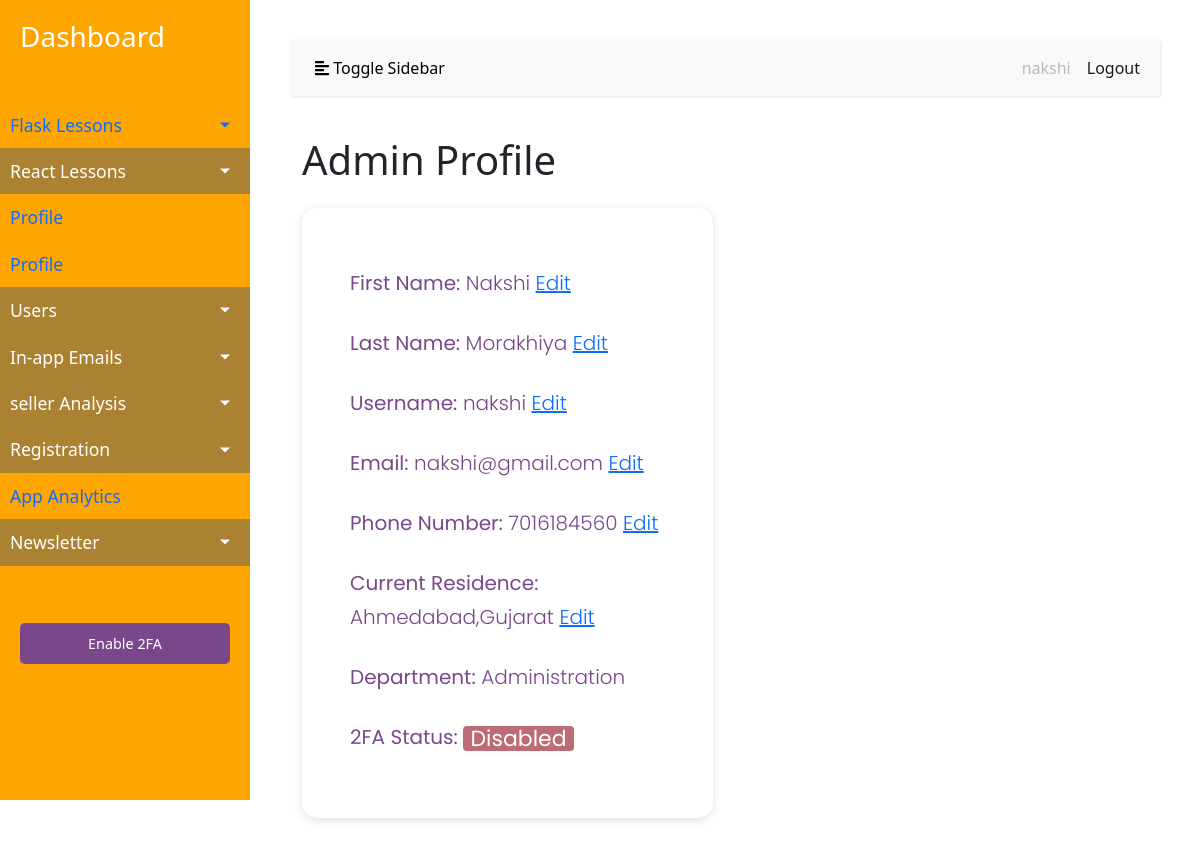
Screenshot of /admin/profile (signed in) with the database file from the repository.
### app/models.py (models this page shows, shortened)
class User(db.Model, UserMixin):
    __tablename__ = "user"
    id = db.Column(db.Integer, primary_key=True)
    first_name = db.Column(db.String(64), index=True, default="First Name", nullable=False)
    last_name = db.Column(db.String(64), index=True, default="Last Name", nullable=False)
    username = db.Column(db.String(64), index=True, unique=True, nullable=False)
    email = db.Column(db.String(128), index=True, unique=True, nullable=False)
    password_hash = db.Column(db.String(128))
    confirm_password = db.Column(db.String(128))
    phone_number = db.Column(db.String(20), default="7016184560", nullable=False)
    verification_phone = db.Column(db.String(20))
    active = db.Column(db.Boolean, nullable=False, default=True)
    delete_account = db.Column(db.Boolean, default=False)
    registered_at = db.Column(db.DateTime, default=datetime.utcnow, nullable=False)
    emails = db.relationship("Email", backref="author", lazy="dynamic")
    type = db.Column(db.String(64))
    __mapper_args__ = {"polymorphic_identity": "user", "polymorphic_on": "type"}
    def two_factor_enabled(self):
        return self.verification_phone is not None
    @property
    def is_active(self):
        return self.active

class Admin(User):
    __tablename__ = "admin"
    id = db.Column(
        db.Integer, db.ForeignKey("user.id", ondelete="CASCADE"), primary_key=True
    )
    current_residence = db.Column(db.String(64), default="Ahmedabad, Gujarat")
    department = db.Column(db.String(64), default="Administration")
    __mapper_args__ = {"polymorphic_identity": "admin", "polymorphic_load": "inline"}

### app/routes.py (the view)
@app.route("/admin/profile")
@login_required
def admin_profile():
    return render_template("admin/profile.html", title="Admin Profile")

### app/models.py (called while the page is built)
@login.user_loader
def load_user(id):
    return User.query.get(int(id))

### app/templates/admin/profile.html (shortened to what this page needs)
{% extends 'base.html' %}
{% block current_user_content %}
    <div class="container-fluid content">
        <h1 class="mb-4">{{ title }}</h1>
        <div class="row">
            <div class="col-sm-12 col-lg-6">
              <div class="bg-white rounded-lg users p-5">
                <p>
                    <strong>First Name:</strong> {{ current_user.first_name }}
                    <a href="#">Edit</a>
                </p>
                <p>
                    <strong>Last Name:</strong> {{ current_user.last_name }}
                    <a href="#">Edit</a>
                </p>
                <p>
                    <strong>Username:</strong> {{ current_user.username }}
                    <a href="#">Edit</a>
                </p>
                <p>
                    <strong>Email:</strong> {{ current_user.email }}
                    <a href="#">Edit</a>
                </p>
                <p>
                    <strong>Phone Number:</strong> {{ current_user.phone_number }}
                    <a href="#">Edit</a>
                </p>
                <p>
                    <strong>Current Residence:</strong> {{ current_user.current_residence }}
                    <a href="#">Edit</a>
                </p>
                <p>
                    <strong>Department:</strong> {{ current_user.department }}
                </p>
                {% if current_user.two_factor_enabled() %}
                    <p><strong>2FA Status: </strong><span class="label label-info">Enabled</span></p>
                {% else %}
                    <p><strong>2FA Status: </strong><span class="label label-danger">Disabled</span></p>
                {% endif %}
            </div>
          </div>
    </div>
{% endblock %}

### app/templates/base.html (shortened to what this page needs)
<!DOCTYPE html>
<html>
<head>
  <link rel="stylesheet" href="https://cdnjs.cloudflare.com/ajax/libs/intl-tel-input/16.0.4/css/intlTelInput.css">
  <link rel="stylesheet" type="text/css" href="https://cdn.datatables.net/1.10.25/css/dataTables.bootstrap5.css">
  {% if current_user.is_authenticated %}
  <link rel="stylesheet" type="text/css" href="{{ url_for('static', filename='css/custom_current_user.css') }}"
    alt="52 Not available at this momoent">
  <link rel="stylesheet" href="https://stackpath.bootstrapcdn.com/bootstrap/4.1.0/css/bootstrap.min.css"
>
  <link href="https://cdn.jsdelivr.net/npm/bootstrap@5.3.2/dist/css/bootstrap.min.css" rel="stylesheet"
>
  <link rel="stylesheet"
    href="https://cdnjs.cloudflare.com/ajax/libs/malihu-custom-scrollbar-plugin/3.1.5/jquery.mCustomScrollbar.min.css">
  {% endif %}
</head>
<body>
    {% if current_user.is_authenticated %}
    {% if current_user.is_active %}
    <div class="wrapper">
      <nav id="sidebar">
        <div class="sidebar-header">
          <h3>Dashboard</h3>
        </div>
        <ul class="list-unstyled components">
          {% if current_user.type != 'buyer' %}
          {% if current_user.type != "seller" %}
          <li>
            <a href="#pySubmenu" data-toggle="collapse" aria-expanded="false" class="dropdown-toggle">Flask Lessons</a>
          </li>
          <li class="active">
            <a href="#jsSubmenu" data-toggle="collapse" aria-expanded="false" class="dropdown-toggle">React Lessons</a>
          </li>
          {% endif %}
          {% endif %}
          {% if current_user.type == 'admin' %}
          <li>
            <a href=" {{ url_for('dashboard') }} " alt="397 Not available at this momement">Profile</a>
          </li>
          {% endif %}
          {% if current_user.type == 'admin' %}
          <li>
            <a href=" {{ url_for('admin_profile') }} " alt="397 Not available at this momement">Profile</a>
          </li>
          {% endif %}
          {% if current_user.type != 'seller' and current_user.type != 'buyer' %}
          <li class="active">
            <a href="#usersSubmenu" data-toggle="collapse" aria-expanded="false" class="dropdown-toggle">Users</a>
          </li>
          <li class="active">
            <a href="#allEmailsSubmenu" data-toggle="collapse" aria-expanded="false" class="dropdown-toggle">In-app
              Emails</a>
          </li>
          <li class="active">
            <a href="#sellerAnalysisSubmenu" data-toggle="collapse" aria-expanded="false" class="dropdown-toggle">seller
              Analysis</a>
          </li>
          {% endif %}
          {% if current_user.type == 'admin' %}
          <li class="active">
            <a href="#registrationSubmenu" data-toggle="collapse" aria-expanded="false" class="dropdown-toggle"
              alt="406 Not available at this momoent">Registration</a>
          </li>
          <li>
            <a href=" # " alt="417 Not available at this momoent">App Analytics</a>
          </li>
          <li class="active">
            <a href="#newsletterSubmenu" data-toggle="collapse" aria-expanded="false" class="dropdown-toggle"
              alt="420 Not available at this momoent">Newsletter</a>
          </li>
          {% endif %}
        </ul>
        <ul class="list-unstyled CTAs">
          <li>
            {% if not current_user.two_factor_enabled() %}
            <a class="nav-link article" href=" # " alt="433 Not available at this momoent">Enable 2FA</a>
            {% else %}
            <a class="nav-link download" href=" # " alt="435 Not available at this momoent">Disable 2FA</a>
            {% endif %}
          </li>
        </ul>
      </nav>
      <div id="content">
        <nav class="navbar navbar-expand-lg navbar-light bg-light">
          <div class="container-fluid">
            <button type="button" id="sidebarCollapse" class="btn btn-light">
              <i class="fas fa-align-left"></i>
              <span>Toggle Sidebar</span>
            </button>
            <div class="collapse navbar-collapse" id="navbarSupportedContent">
              <ul class="nav navbar-nav ml-auto">
                <li class="nav-item link_disabled"><a class="nav-link" href=" # "
                    alt="457 Not available at this momoent">{{ current_user.username }}</a></li>
                <li class="nav-item active">
                  <a class="nav-link" href="{{ url_for('logout') }}" alt="459 Not available at this momoent">Logout</a>
                </li>
              </ul>
            </div>
          </div>
        </nav>
        {% block current_user_content %}
        {% endblock %}
      </div>
    </div>
    {% endif %}
    {% endif %}
</body>
</html>

### app/static/css/custom_current_user.css (style rules this page uses)
body { font-family: 'Poppins', sans-serif; background: #fafafa; }
p { font-family: 'Poppins', sans-serif; font-size: 1.1em; font-weight: 300; line-height: 1.7em; color: #7a488a; }
a, a:hover, a:focus { color: inherit; text-decoration: none; transition: all 0.3s; }
.navbar { padding: 15px 10px; background: #fff; border: none; border-radius: 0; margin-bottom: 40px; box-shadow: 1px 1px 3px #0000001a; }
.wrapper { display: flex; width: 100%; }
#sidebar { width: 250px; position: fixed; top: 0; left: 0; height: 100vh; z-index: 999; background: orange; color: #fff; transition: all 0.3s; }
#sidebar .sidebar-header { padding: 20px; background: orange; }
#sidebar ul.components { padding: 20px 0; border-bottom: 1px solid orange; }
#sidebar ul li a { padding: 10px; font-size: 1.1em; display: block; text-decoration: none; }
#sidebar ul li.active>a, a[aria-expanded="true"] { color: #fff; background: #ab8132; }
a[data-toggle="collapse"] { position: relative; }
.dropdown-toggle::after { display: block; position: absolute; top: 50%; right: 20px; transform: translateY(-50%); }
ul.CTAs { padding: 20px; }
ul.CTAs a { text-align: center; font-size: 0.9em !important; display: block; border-radius: 5px; margin-bottom: 5px; }
a.article { background: #7a488a !important; color: #fff !important; }
#content { width: calc(100% - 250px); padding: 40px; min-height: 100vh; transition: all 0.3s; position: absolute; top: 0; right: 0; }
@media screen and (min-width: 992px) and (max-width: 1200px) { p { padding-top: 10px; font-size: 15px; } }
@media screen and (min-width: 1200px) and (max-width: 1300px) { p { padding-top: 10px; font-size: 20px; } }
.users { margin-bottom: 25px; padding: 25px; border-radius: 15px; box-shadow: #63636333 0px 2px 8px 0px; }
.link_disabled { pointer-events: none; color: currentColor; cursor: not-allowed; opacity: 0.5; text-decoration: none; }
.btn { display: inline-block; font-weight: 400; line-height: 0.5; color: #575555; text-align: center; text-decoration: none; vertical-align: middle; cursor: pointer; -webkit-user-select: none; -moz-user-select: none; -ms-user-select: none; user-select: none; background-color: #c2c2c2; border: 1px solid transparent; padding: 0.8rem 0.8rem; font-size: 1.1em; border-radius: 0.25rem; transition: color 0.15s ease-in-out, background-color 0.15s ease-in-out, border-color 0.15s ease-in-out, box-shadow 0.15s ease-in-out; }
.label { display: inline-block; font-weight: 400; line-height: 0.5; text-align: center; text-decoration: none; vertical-align: middle; cursor: pointer; -webkit-user-select: none; -moz-user-select: none; -ms-user-select: none; user-select: none; background-color: #e2e2e2; border: 1px solid transparent; padding: 0.4rem 0.4rem; font-size: 1.1em; border-radius: 0.25rem; transition: color 0.15s ease-in-out, background-color 0.15s ease-in-out, border-color 0.15s ease-in-out, box-shadow 0.15s ease-in-out; }
.label-danger { background-color: #bd6b76; }
.label-info, .label-success, .label-warning, .label-danger, .label-info:hover, .label-success:hover, .label-warning:hover, .label-danger:hover { color: white; }

### rows the page displays
User: username "nakshi", first_name "Nakshi", last_name "Morakhiya", email "nakshi@gmail.com", phone_number "7016184560"
Admin: current_residence "Ahmedabad,Gujarat", department "Administration"

### other values shown
{{ title }} "Admin Profile"
